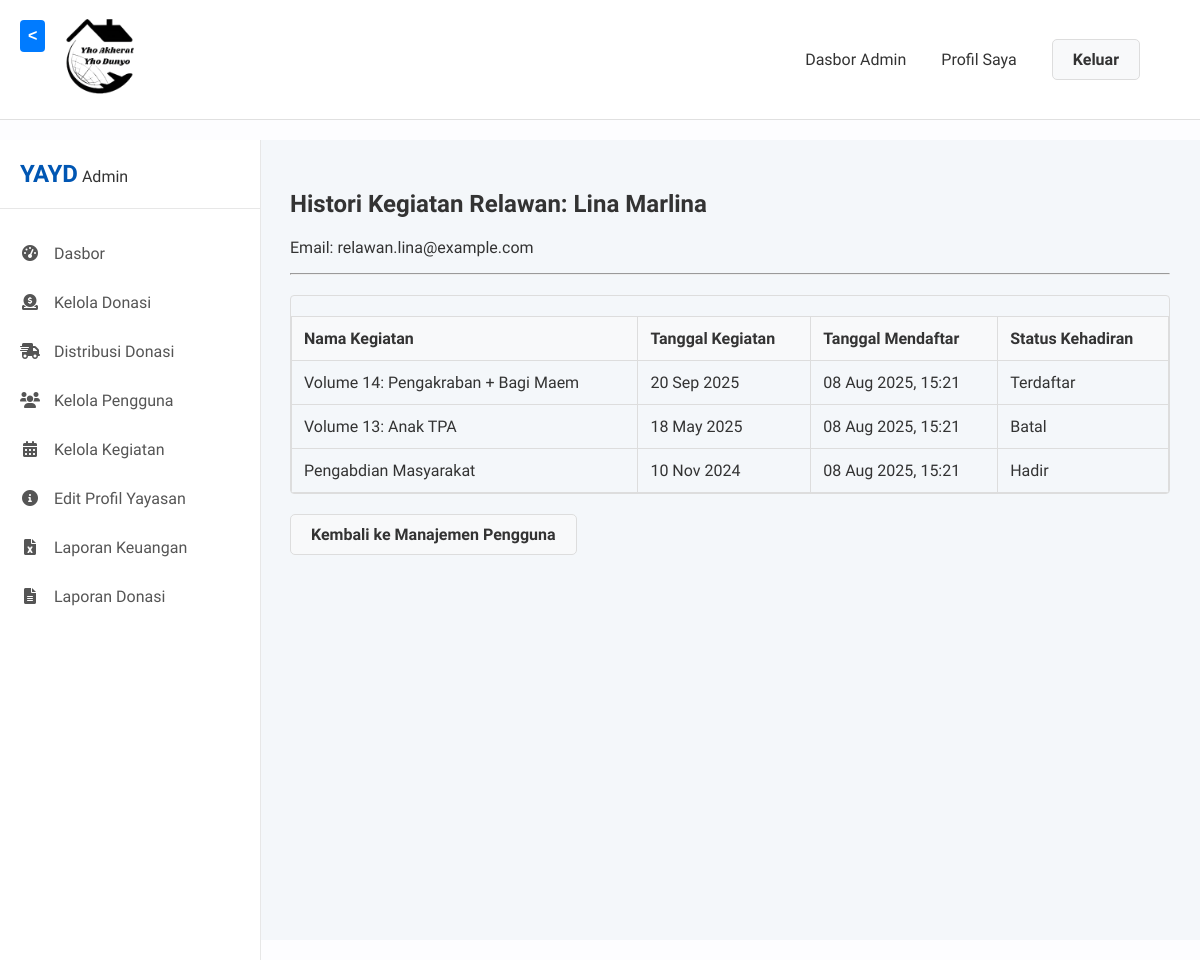
Screenshot of /admin/histori_relawan.php?id=6 (signed in) with the database file from the repository.
### tables this page shows
CREATE TABLE `users` (
  `id_user` INT AUTO_INCREMENT PRIMARY KEY,
  `id_role_fk` INT NOT NULL,
  `status_akun` ENUM('Aktif', 'Pending', 'Diblokir') NOT NULL DEFAULT 'Aktif' COMMENT 'Status persetujuan akun oleh admin',
  `nama_lengkap` VARCHAR(255) NOT NULL,
  `email` VARCHAR(255) NOT NULL UNIQUE,
  `password` VARCHAR(255) NOT NULL COMMENT 'Password harus disimpan dalam bentuk hash',
  `nomor_telepon` VARCHAR(20) NULL,
  `alamat` TEXT NULL,
  `created_at` TIMESTAMP NULL DEFAULT CURRENT_TIMESTAMP
);

CREATE TABLE `partisipasi_kegiatan` (
  `id_partisipasi` INT AUTO_INCREMENT PRIMARY KEY,
  `id_user_relawan_fk` INT NOT NULL,
  `id_kegiatan_fk` INT NOT NULL,
  `tanggal_pendaftaran` TIMESTAMP NULL DEFAULT CURRENT_TIMESTAMP,
  `status_kehadiran` ENUM('Terdaftar', 'Hadir', 'Batal') NOT NULL DEFAULT 'Terdaftar',
  CONSTRAINT `unique_user_per_kegiatan` UNIQUE (`id_user_relawan_fk`, `id_kegiatan_fk`)
);

CREATE TABLE `kegiatan` (
  `id_kegiatan` INT AUTO_INCREMENT PRIMARY KEY,
  `nama_kegiatan` VARCHAR(255) NOT NULL,
  `deskripsi` TEXT NOT NULL,
  `tanggal_mulai` DATETIME NOT NULL,
  `tanggal_selesai` DATETIME NULL,
  `lokasi` VARCHAR(255) NOT NULL,
  `status` ENUM('Akan Datang', 'Berjalan', 'Selesai', 'Dibatalkan') NOT NULL,
  `dokumentasi` VARCHAR(255) NULL DEFAULT NULL COMMENT 'Path ke file gambar/dokumentasi',
  `created_at` TIMESTAMP NULL DEFAULT CURRENT_TIMESTAMP
);

### admin/histori_relawan.php (called while the page is built, shortened)
<?php
require_once '../views/admin/histori_relawan.php';

### views/admin/histori_relawan.php (the view, shortened to what this page needs)
<?php
require_once realpath(__DIR__ . '/../../config/database.php');
require_once realpath(__DIR__ . '/../templates/header.php');
$relawan_id = (int)$_GET['id'];
$stmt_user = mysqli_prepare($koneksi, "SELECT nama_lengkap, email FROM users WHERE id_user = ?");
mysqli_stmt_bind_param($stmt_user, 'i', $relawan_id);
mysqli_stmt_execute($stmt_user);
$result_user = mysqli_stmt_get_result($stmt_user);
$relawan = mysqli_fetch_assoc($result_user);
$stmt_partisipasi = mysqli_prepare($koneksi, "
    SELECT k.nama_kegiatan, k.tanggal_mulai, k.tanggal_selesai, p.status_kehadiran, p.tanggal_pendaftaran
    FROM partisipasi_kegiatan p
    JOIN kegiatan k ON p.id_kegiatan_fk = k.id_kegiatan
    WHERE p.id_user_relawan_fk = ?
    ORDER BY k.tanggal_mulai DESC
");
mysqli_stmt_bind_param($stmt_partisipasi, 'i', $relawan_id);
mysqli_stmt_execute($stmt_partisipasi);
$result_partisipasi = mysqli_stmt_get_result($stmt_partisipasi);
?>
<div class="admin-wrapper">
    <?php require_once realpath(__DIR__ . '/../templates/admin_sidebar.php'); ?>
    <main class="admin-main-content">
        <h2>Histori Kegiatan Relawan: <?= htmlspecialchars($relawan['nama_lengkap']) ?></h2>
        <p>Email: <?= htmlspecialchars($relawan['email']) ?></p>
        <hr>
        <div class="table-container">
            <table class="table-data">
                <thead>
                    <tr>
                        <th>Nama Kegiatan</th>
                        <th>Tanggal Kegiatan</th>
                        <th>Tanggal Mendaftar</th>
                        <th>Status Kehadiran</th>
                    </tr>
                </thead>
                <tbody>
                    <?php if (mysqli_num_rows($result_partisipasi) > 0): ?>
                        <?php while($histori = mysqli_fetch_assoc($result_partisipasi)): ?>
                        <tr>
                            <td><?= htmlspecialchars($histori['nama_kegiatan']) ?></td>
                            <td><?= date('d M Y', strtotime($histori['tanggal_mulai'])) ?></td>
                            <td><?= $histori['tanggal_pendaftaran'] ? date('d M Y, H:i', strtotime($histori['tanggal_pendaftaran'])) : 'Tidak diketahui' ?></td>
                            <td><?= htmlspecialchars($histori['status_kehadiran']) ?></td>
                        </tr>
                        <?php endwhile; ?>
                    <?php else: ?>
                        <tr>
                            <td colspan="4" style="text-align: center;">Relawan ini belum pernah mendaftar di kegiatan manapun.</td>
                        </tr>
                    <?php endif; ?>
                </tbody>
            </table>
        </div>
        <div style="margin-top: 20px;">
            <a href="kelola_pengguna.php" class="btn btn-secondary">Kembali ke Manajemen Pengguna</a>
        </div>
    </main>
</div>

### assets/css/style.css (style rules this page uses)
body, html { margin: 0; padding: 0; font-family: 'Plus Jakarta Sans', 'Segoe UI', Tahoma, Geneva, Verdana, sans-serif; background-color: #fdfdff; color: #333; height: 100%; }
body { display: flex; flex-direction: column; min-height: 100vh; }
.btn { padding: 10px 20px; border-radius: 5px; text-decoration: none; font-weight: bold; display: inline-block; }
.btn-secondary { background-color: #f8f9fa; color: #333; border: 1px solid #ddd; }
.table-data { width: 100%; border-collapse: collapse; margin-top: 20px; }
.table-data th, .table-data td { padding: 12px; border: 1px solid #ddd; text-align: left; }
.table-data thead { background-color: #f8f9fa; }
.admin-wrapper { display: flex; background-color: #f4f7fa; flex: 1; }
.admin-main-content { margin-left: 260px; flex-grow: 1; padding: 30px; }
.admin-wrapper { min-height: 100vh; }
.table-container { overflow-x: auto; -webkit-overflow-scrolling: touch; border: 1px solid #ddd; border-radius: 4px; margin: 20px 0; }

### rows the page displays
users: nama_lengkap "Lina Marlina", email "relawan.lina@example.com"
partisipasi_kegiatan: id_kegiatan_fk.nama_kegiatan "Volume 14: Pengakraban + Bagi Maem", id_kegiatan_fk.tanggal_mulai "20 Sep 2025", tanggal_pendaftaran "08 Aug 2025, 15:21", status_kehadiran "Terdaftar"
partisipasi_kegiatan: id_kegiatan_fk.nama_kegiatan "Volume 13: Anak TPA", id_kegiatan_fk.tanggal_mulai "18 May 2025", tanggal_pendaftaran "08 Aug 2025, 15:21", status_kehadiran "Batal"
partisipasi_kegiatan: id_kegiatan_fk.nama_kegiatan "Pengabdian Masyarakat", id_kegiatan_fk.tanggal_mulai "10 Nov 2024", tanggal_pendaftaran "08 Aug 2025, 15:21", status_kehadiran "Hadir"
